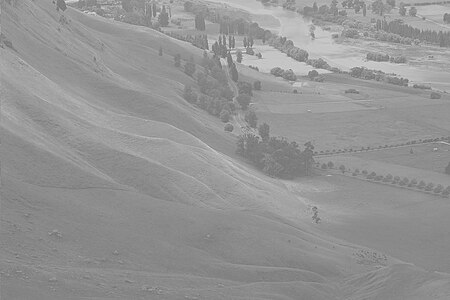
#> input picture Assignment_1/image3.jpg, 450 x 300 px, given in place of image2.png, which was not available; the run also reads 2 pictures not shown here
$ python basic_image.py
#> lines starting #> are read from the running program, lines starting #| are printed output that depends on the picture; pictures that were not available may be replaced by others from this repository, and a replacement may not be noted
import cv2
import numpy as np
import matplotlib.pyplot as plt

def load_image(path):
#> called with path = 'image2.png'
    img = cv2.imread(path, cv2.IMREAD_COLOR)
#> img is the input picture: shape (300, 450, 3); min 100, max 234, mean 148
    initial_matrix_rgb = np.array(img)

    plt.imshow(initial_matrix_rgb)
    plt.axis('off')
    plt.show()

    dimensions = img.shape
#> dimensions = (300, 450, 3)
    print(dimensions)
#| (300, 450, 3)
    print('Height of Image:', dimensions[0])
#| Height of Image: 300
    print('Width of Image:', dimensions[1])
#| Width of Image: 450
    print('Number of Dimensions:', dimensions[2])
#| Number of Dimensions: 3

    row = img.shape[0]
#> row = 300
    col = img.shape[1]
#> col = 450

    red_layer = np.zeros_like(img)
    for i in range(row):
        for j in range(col):
            red_layer[i, j, 0] = img[i, j, 2]  # Red channel
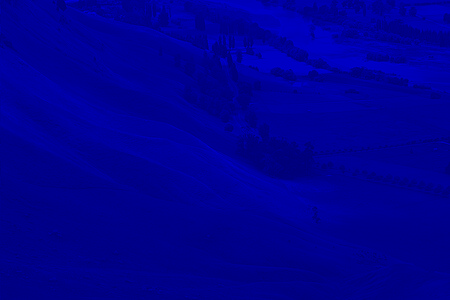
#> red_layer: shape (300, 450, 3); mean B, G, R 148, 0, 0

    green_layer = np.zeros_like(img)
    for i in range(row):
        for j in range(col):
            green_layer[i, j, 1] = img[i, j, 1]  # Green channel
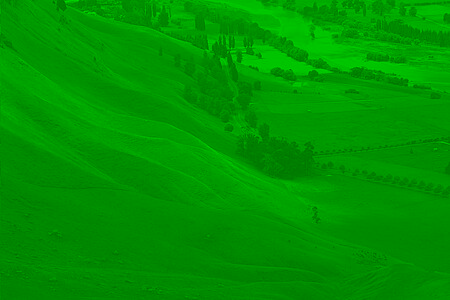
#> green_layer: shape (300, 450, 3); mean B, G, R 0, 148, 0

    blue_layer = np.zeros_like(img)
    for i in range(row):
        for j in range(col):
            blue_layer[i, j, 2] = img[i, j, 0]  # Blue channel
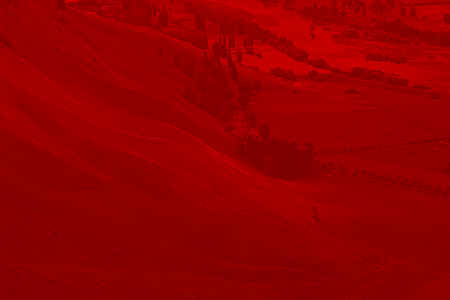
#> blue_layer: shape (300, 450, 3); mean B, G, R 0, 0, 148

    grayscale = np.zeros((row, col), dtype=np.uint8)
    for i in range(row):
        for j in range(col):
            grayscale[i, j] = round((img[i, j, 0] + img[i, j, 1] + img[i, j, 2]) / 3)
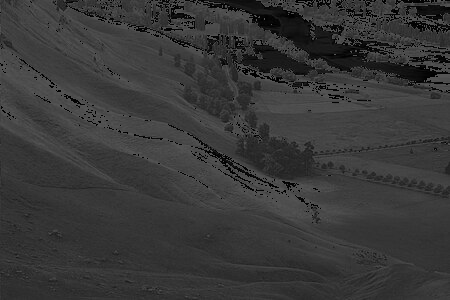
#> grayscale: shape (300, 450); min 0, max 85, mean 56.1

    grayscale2 = np.zeros((row, col), dtype=np.uint8)
    for i in range(row):
        for j in range(col):
            grayscale2[i, j] = round(
                0.299 * img[i, j, 2] +  # Red channel
                0.587 * img[i, j, 1] +  # Green channel
                0.114 * img[i, j, 0]    # Blue channel
            )

    print("Grayscale Image using (R+G+B)/3")
    plt.imshow(grayscale, cmap='gray')
    plt.axis('off')
    plt.show()

    print("Grayscale Image using adjusted formula")
    plt.imshow(grayscale2, cmap='gray')
    plt.axis('off')
    plt.show()

    print("Image R layer")
    plt.imshow(red_layer)
    plt.axis('off')
    plt.show()

    print("Image G layer")
    plt.imshow(green_layer)
    plt.axis('off')
    plt.show()

    print("Image B layer")
    plt.imshow(blue_layer)
    plt.axis('off')
    plt.show()

load_image('image2.png')
load_image('image3.jpg')
#| (300, 450, 3)
#| Height of Image: 300
#| Width of Image: 450
#| Number of Dimensions: 3
load_image('lena.png')
#| (300, 450, 3)
#| Height of Image: 300
#| Width of Image: 450
#| Number of Dimensions: 3
